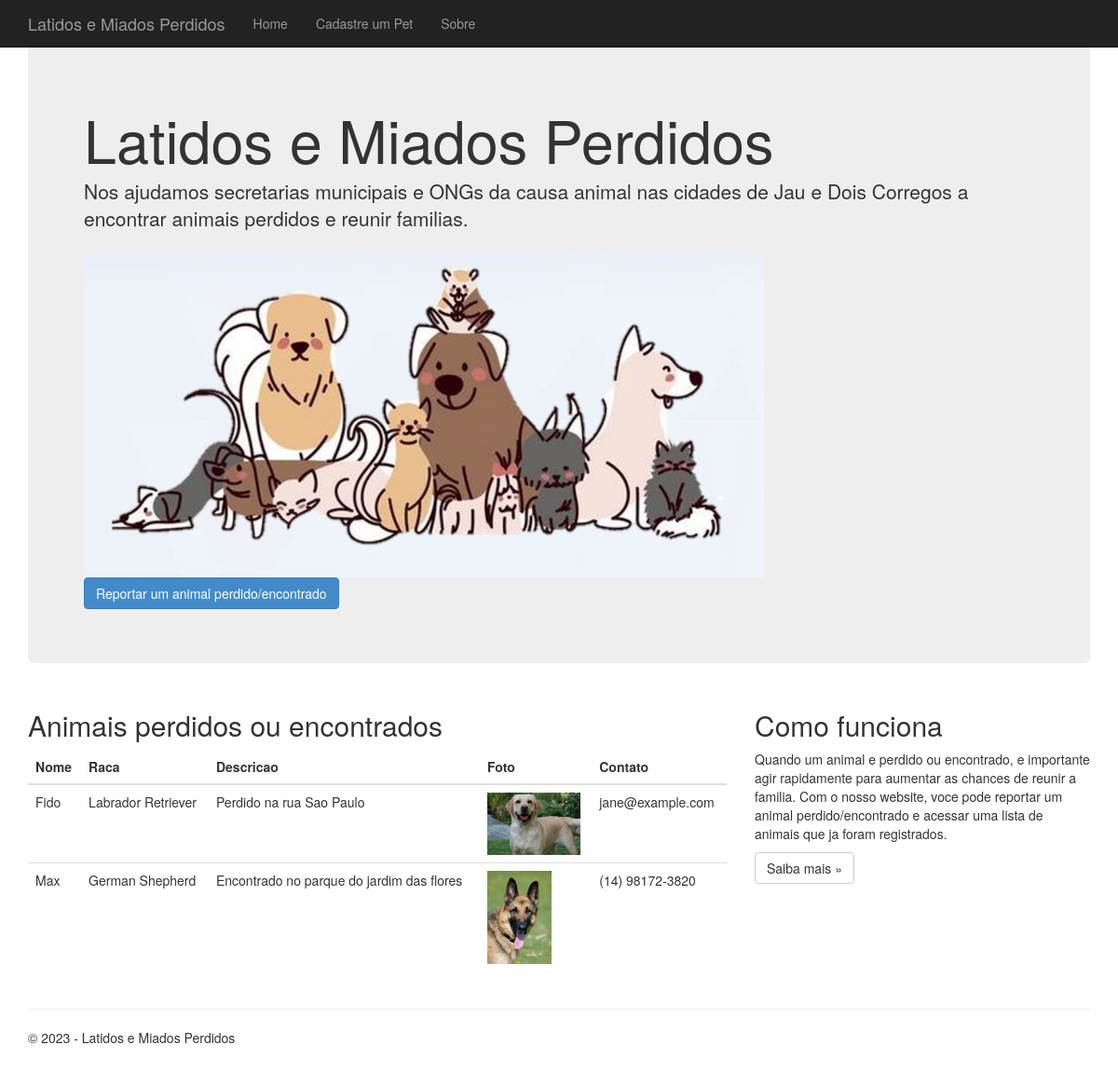
Page /home on the earlier database version.
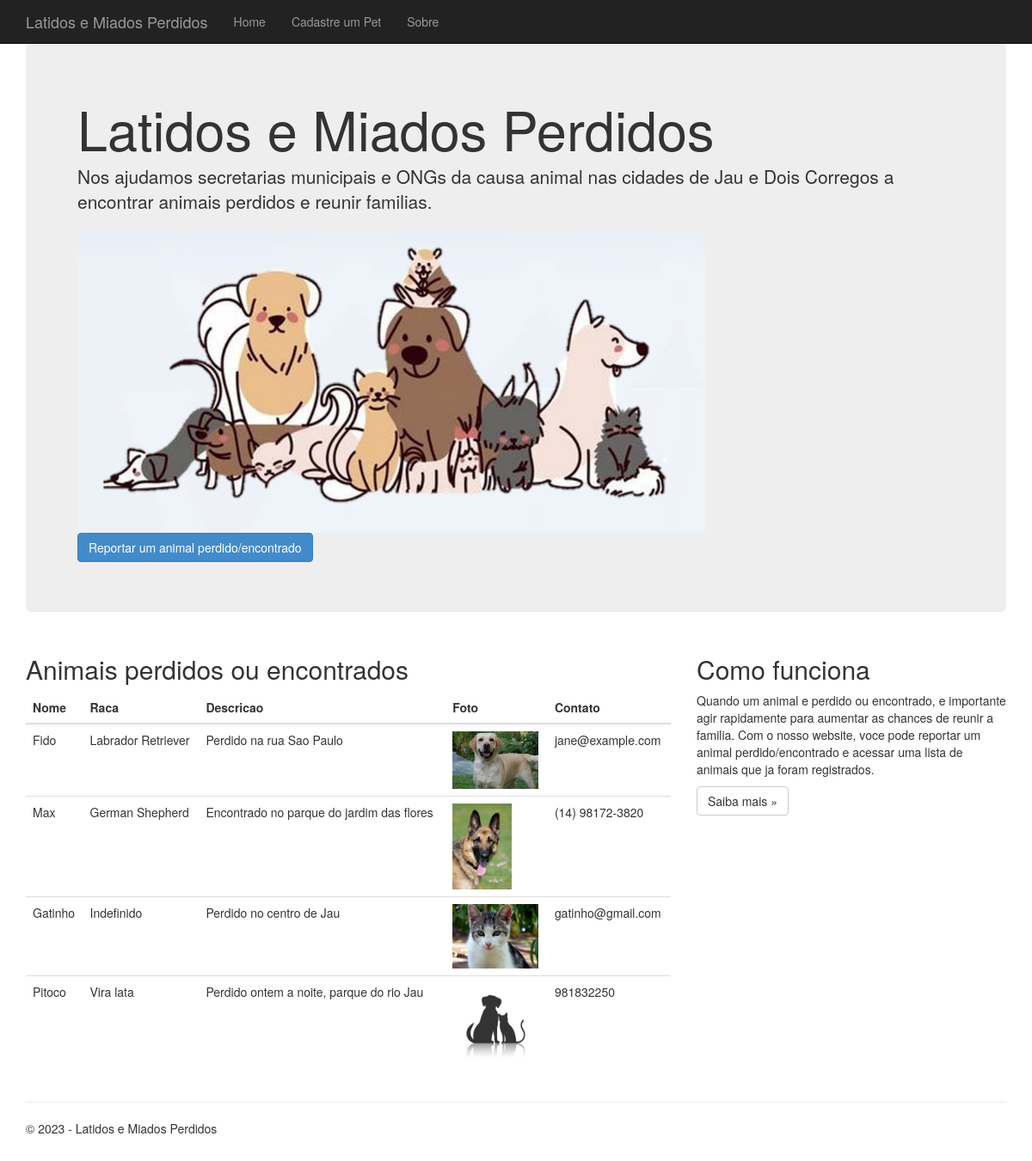
Same page on the later database version.
### tables this page shows
CREATE TABLE pets (
                                    id INTEGER PRIMARY KEY AUTOINCREMENT,
                                    name TEXT,
                                    breed TEXT,
                                    description TEXT,
                                    photo BLOB,
                                    contact TEXT
                                );

### LatidosMiadosPerdidos/views.py (the view)
@app.route('/')
@app.route('/home')
def home():
    pet_db = PetDatabase('pets.db')
    pet_db.connect()
    pet_db.create_table()
    pet_db.disconnect()
    conn = sqlite3.connect('pets.db')
    c = conn.cursor()
    c.execute("SELECT * FROM pets")
    columns = [description[0] for description in c.description]
    pets = [dict(zip(columns, row)) for row in c.fetchall()]
    conn.close()
    """Renders the home page."""
    return render_template(
        'index.html',
        title='Home',
        year=datetime.now().year,
        pets = pets
    )

### LatidosMiadosPerdidos/pet_database.py (called while the page is built)
    def connect(self):
        try:
            self.connection = sqlite3.connect(self.db_name)
            self.cursor = self.connection.cursor()
            print("Conexao com banco de dados feita com sucesso.")
        except sqlite3.Error as e:
            print("Erro ao conectar com banco de dados: ", e)

    def create_table(self):
        try:
            self.cursor.execute("""CREATE TABLE IF NOT EXISTS pets (
                                    id INTEGER PRIMARY KEY AUTOINCREMENT,
                                    name TEXT,
                                    breed TEXT,
                                    description TEXT,
                                    photo BLOB,
                                    contact TEXT
                                );""")
            print("Tabela criada com sucesso.")
        except sqlite3.Error as e:
            print("Erro ao criar tabela: ", e)

    def disconnect(self):
        self.connection.close()
        print("Conexao com banco de dados finalizada com sucesso.")

### LatidosMiadosPerdidos/templates/index.html (shortened to what this page needs)
{% extends "layout.html" %}
{% block content %}
<div class="jumbotron">
    <h1>Latidos e Miados Perdidos</h1>
    <p class="lead">Nos ajudamos secretarias municipais e ONGs da causa animal nas cidades de Jau e Dois Corregos a encontrar animais perdidos e reunir familias.</p>
    <img src="{{ url_for('static', filename='latidos-miados.png') }}" alt="Imagem de um cao e um gato" class="img-responsive" style="max-height: 350px;">
    <p><a href="{{ url_for('formpet') }}" class="btn btn-primary btn-large">Reportar um animal perdido/encontrado</a></p>
</div>
<div class="row">
    <div class="col-md-8">
        <h2>Animais perdidos ou encontrados</h2>
        <table class="table">
            <thead>
                <tr>
                    <th>Nome</th>
                    <th>Raca</th>
                    <th>Descricao</th>
                    <th>Foto</th>
                    <th>Contato</th>
                </tr>
            </thead>
            <tbody>
                {% for pet in pets %}
                <tr>
                    <td>{{ pet.name }}</td>
                    <td>{{ pet.breed }}</td>
                    <td>{{ pet.description }}</td>
                    <td><a href="#pet{{ pet.id }}" data-toggle="modal"><img src="{{ url_for('static', filename=pet.photo) }}" alt="Foto do {{ pet.name }}" style="max-width: 100px; max-height: 100px;"></a></td>
                    <td>{{ pet.contact }}</td>
                </tr>
                {% endfor %}
            </tbody>
        </table>
    </div>
    <div class="col-md-4">
        <h2>Como funciona</h2>
        <p>
            Quando um animal e perdido ou encontrado, e importante agir rapidamente para aumentar as chances de reunir a familia. Com o nosso website, voce pode reportar um animal perdido/encontrado e acessar uma lista de animais que ja foram registrados.
        </p>
        <p><a class="btn btn-default" href="{{ url_for('about') }}">Saiba mais &raquo;</a></p>
    </div>
</div>
{% endblock %}

### LatidosMiadosPerdidos/templates/layout.html (shortened to what this page needs)
<!DOCTYPE html>
<html>
<head>
    <link rel="stylesheet" type="text/css" href="/static/content/bootstrap.min.css" />
    <link rel="stylesheet" type="text/css" href="/static/content/site.css" />
</head>
<body>
    <div class="navbar navbar-inverse navbar-fixed-top">
        <div class="container">
            <div class="navbar-header">
                <a href="/" class="navbar-brand">Latidos e Miados Perdidos</a>
            </div>
            <div class="navbar-collapse collapse">
                <ul class="nav navbar-nav">
                    <li><a href="{{ url_for('home') }}">Home</a></li>
                    <li><a href="{{ url_for('formpet') }}">Cadastre um Pet</a></li>
                    <li><a href="{{ url_for('about') }}">Sobre</a></li>
                </ul>
            </div>
        </div>
    </div>
    <div class="container body-content">
        {% block content %}{% endblock %}
        <hr />
        <footer>
            <p>&copy; {{ year }} - Latidos e Miados Perdidos</p>
        </footer>
    </div>
</body>
</html>

### LatidosMiadosPerdidos/static/content/site.css (style rules this page uses)
body { padding-top: 50px; padding-bottom: 20px; }
.body-content { padding-left: 15px; padding-right: 15px; }

Differences in the rows shown:
added pets: name "Gatinho", breed "Indefinido", description "Perdido no centro de Jau", photo (picture), contact "gatinho@gmail.com"
added pets: name "Pitoco", breed "Vira lata", description "Perdido ontem a noite, parque do rio Jau", photo (placeholder picture), contact "981832250"
